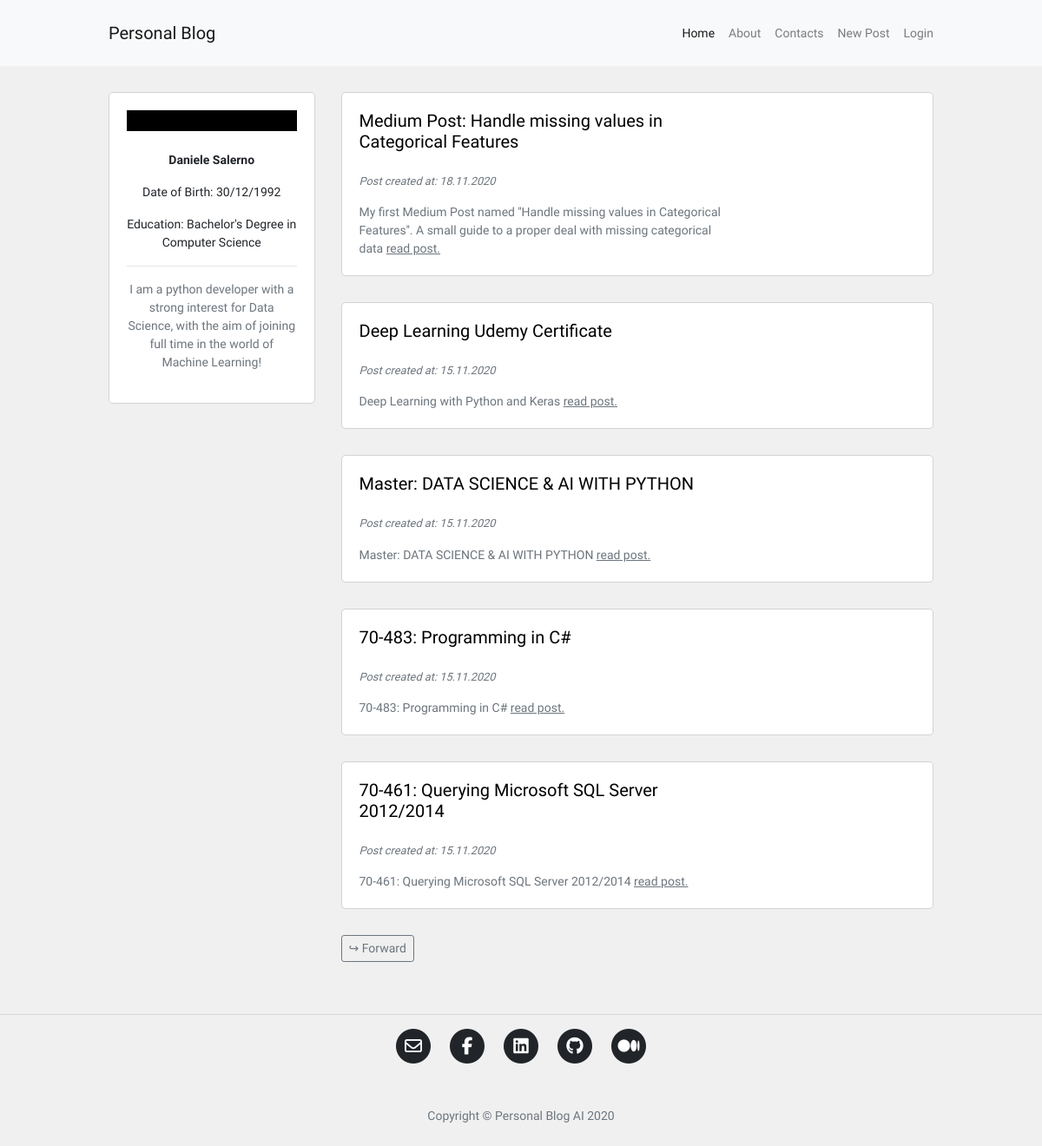
Before: / with the older database file.
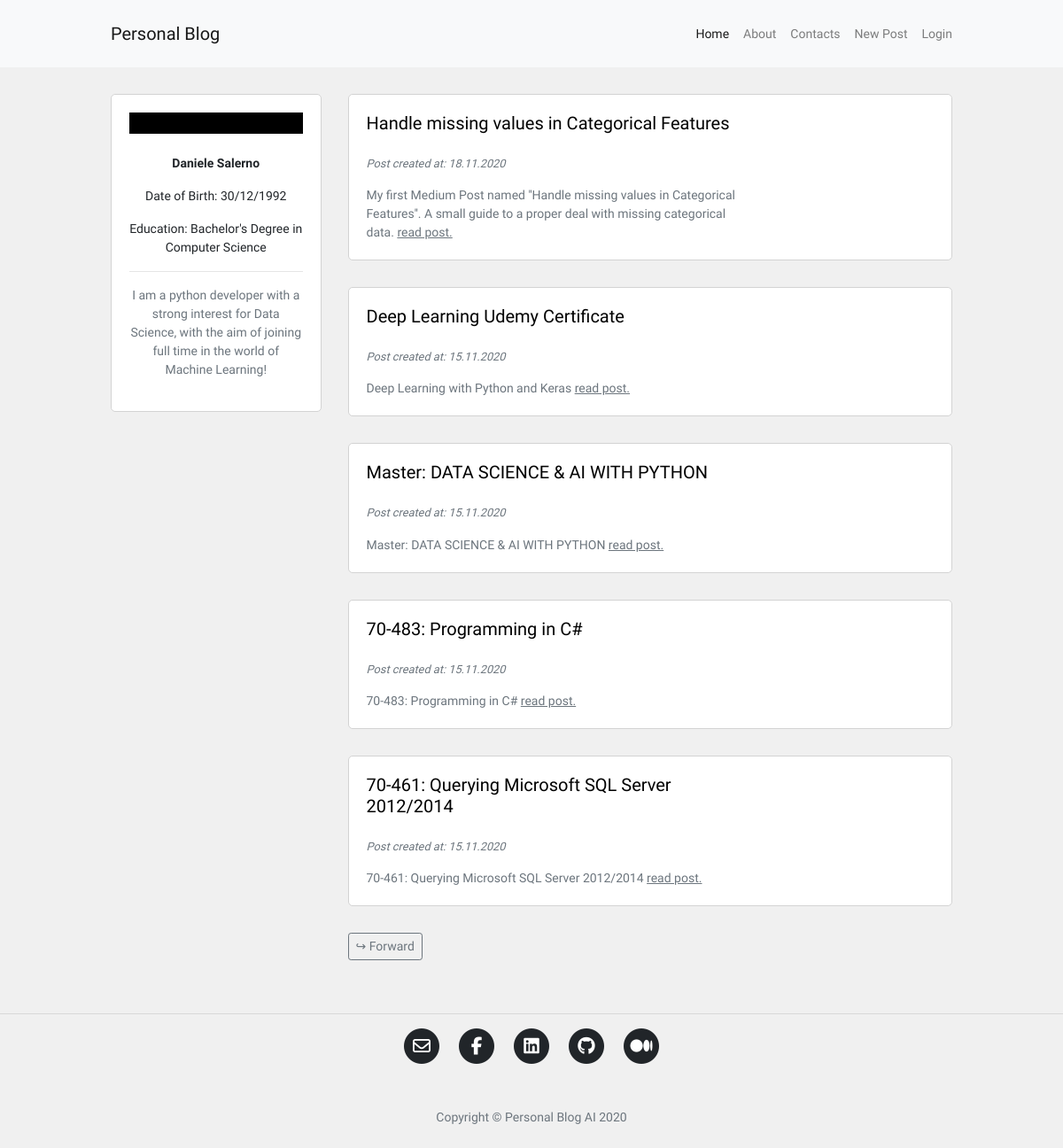
After: the same page with the newer database file.
### blog/models.py (models this page shows, shortened)
class Post(db.Model):
    id = db.Column(db.Integer, primary_key=True)
    user_id = db.Column(db.Integer, db.ForeignKey('user.id'), nullable=False)
    insert_time = db.Column(db.DateTime, default=datetime.now)
    title = db.Column(db.String(120), nullable=False)
    description = db.Column(db.String(240))
    body = db.Column(db.Text(), nullable=False)
    slug = db.Column(db.String(250))
    image = db.Column(db.String(120))

### blog/routes.py (the view)
@app.route("/")
def homepage():
    page_number = request.args.get('page', 1, type=int)
    posts = Post.query.order_by(Post.insert_time.desc()).paginate(page_number, 5, True)
    if posts.has_next:
        next_page = url_for("homepage", page=posts.next_num)
    else:
        next_page = None
    if posts.has_prev:
        previous_page = url_for("homepage", page=posts.prev_num)
    else:
        previous_page = None
    return render_template("homepage.html", posts=posts, current_page=page_number,
                            next_page=next_page, previous_page=previous_page)

### blog/templates/homepage.html (shortened to what this page needs)
{% extends 'base.html' %}
{% block content %}
<div class="container content-container">
    <div class="row no-gutters">
        <div class="col-md-9 order-md-2">
            {% for post in posts.items %}
            <div class="single-post-home">
                <div class="container">
                    <div class="row">
                        <div class="col-sm-8 no-padding-left-right">
                            <h5>
                                <a href="{{ url_for('post_detail', post_slug=post.slug) }}">
                                    <p class="hover-underline-animation">{{ post.title }}</p>
                                </a>
                            </h5>
                            <p class="p-small-two text-muted">
                                Post created at: {{ post.insert_time.strftime('%d.%m.%Y') }}
                            </p>
                            {% if post.description %}
                            <p class="p-small-one text-muted mb-0">
                                {{ post.description }}
                                <a class="read-more" href="{{ url_for('post_detail', post_slug=post.slug) }}">read post.</a>
                            </p>
                            {% endif %}
                        </div>
                        <div class="col-sm-4 no-padding-left-right auto-margin">
                            <div class="post-image-block">
                            </div>
                        </div>
                    </div>
                </div>
            </div>
            {% endfor %}
            <div class="pagination-block">
                {% if next_page %}
                <a class="btn btn-sm btn-outline-secondary" href="{{ next_page }}">↪ Forward</a>
                {% endif %}
            </div>
        </div>
        <div class="col-md-3 order-md-1">
            {% include 'about_me_snippet.html' %}
        </div>
    </div>
</div>
{% endblock %}

### blog/templates/base.html (shortened to what this page needs)
<!DOCTYPE html>
<html lang="en">
<head>
    <link rel="stylesheet" href="https://cdn.jsdelivr.net/npm/bootstrap@4.5.3/dist/css/bootstrap.min.css">
	<link rel="stylesheet" href="{{ url_for('static', filename='blog.css') }}">
	<link rel="stylesheet" href="{{ url_for('static', filename='animations.css') }}">
</head>
<body>
    <nav class="navbar navbar-expand-lg navbar-light bg-light">
        <div class="container navbar-container">
            <a class="navbar-brand" href="{{ url_for('homepage') }}">Personal Blog</a>
            <div class="collapse navbar-collapse" id="navbarSupportedContent">
                <ul class="navbar-nav ml-auto">
                <li class="nav-item">
                    <a class="nav-link {% if request.path == '/' %}active{% endif %}" href="{{ url_for('homepage') }}">Home <span class="sr-only">(current)</span></a>
                </li>
                <li class="nav-item">
                    <a class="nav-link {% if request.path == '/about' %}active{% endif %}" href="{{ url_for('about') }}">About</a>
                </li>
                <li class="nav-item">
                    <a class="nav-link {% if request.path == '/contact' %}active{% endif %}" href="{{ url_for('contact') }}">Contacts</a>
                </li>
                <li class="nav-item">
                    <a class="nav-link {% if request.path == '/create-post' %}active{% endif %}" href="{{ url_for('post_create') }}">New Post</a>
                </li>
                {% if current_user.is_authenticated %}
                <li class="nav-item">
                    <a class="nav-link" href="{{ url_for('logout') }}">Logout</a>
                </li>
                {% else %}
                <li class="nav-item">
                    <a class="nav-link" href="{{ url_for('login') }}">Login</a>
                </li>
                {% endif %}
                </ul>
            </div>
        </div>
    </nav>
    {% block content %}
    {% endblock %}
	<hr>
	<footer>
	  <div class="container">
		<div class="row">
		  <div class="col-lg-8 col-md-10 mx-auto">
			<ul class="list-inline text-center">
			  <li class="list-inline-item">
				<a href="mailto:salerno.daniele92@gmail.com">
				  <span class="fa-stack fa-lg">
					<i class="fas fa-circle fa-stack-2x"></i>
					<i class="far fa-envelope fa-stack-1x fa-inverse"></i>
				  </span>
				</a>
			  </li>
			  <li class="list-inline-item">
				<a href="https://www.facebook.com/account92">
				  <span class="fa-stack fa-lg">
					<i class="fas fa-circle fa-stack-2x"></i>
					<i class="fab fa-facebook-f fa-stack-1x fa-inverse"></i>
				  </span>
				</a>
			  </li>
			  <li class="list-inline-item">
				<a href="https://www.linkedin.com/in/daniele-salerno-1314ab129/">
				  <span class="fa-stack fa-lg">
					<i class="fas fa-circle fa-stack-2x"></i>
					<i class="fab fa-linkedin fa-stack-1x fa-inverse"></i>
				  </span>
				</a>
			  </li>
			  <li class="list-inline-item">
				<a href="https://github.com/daniele-salerno">
				  <span class="fa-stack fa-lg">
					<i class="fas fa-circle fa-stack-2x"></i>
					<i class="fab fa-github fa-stack-1x fa-inverse"></i>
				  </span>
				</a>
			  </li>
			  <li class="list-inline-item">
				<a href="https://daniele-salerno.medium.com/">
				  <span class="fa-stack fa-lg">
					<i class="fas fa-circle fa-stack-2x"></i>
					<i class="fab fa-medium fa-stack-1x fa-inverse"></i>
				  </span>
				</a>
			  </li>
			</ul>
			<p class="copyright text-muted">Copyright &copy; Personal Blog AI 2020</p>
		  </div>
		</div>
	  </div>
	</footer>
</body>
</html>

### blog/templates/about_me_snippet.html (shortened to what this page needs)
<div class="about-snippet-block text-center">
  <figure class="hover-img">
  </figure>
  <p class="p-small-one"><strong>Daniele Salerno</strong></p>
  <p class="p-small-one">Date of Birth: 30/12/1992</p>
  <p class="p-small-one">Education: Bachelor's Degree in Computer Science</p>
  <hr>
  <p class="p-small-one text-muted">I am a python developer with a strong interest for Data Science, with the aim of joining full time in the world of Machine Learning!</p>
</div>

### blog/static/blog.css (style rules this page uses)
html, body { font-family: 'Oxanium', sans-serif; background-color: #f0f0f0; }
a { color: #212529; transition: all .2s; }
.navbar-container { max-width: 950px; font-size: 0.875rem; padding: 10px 0px 10px 0px; }
.content-container { max-width: 950px; margin-top: 30px; margin-bottom: 30px; padding: 0px; }
.pagination-block { margin-bottom: 30px; }
.about-snippet-block { background-color: #fff; border: 1px solid #d3d3d3; border-radius: 5px; padding: 20px; }
.no-padding-left-right { padding-right: 0px; padding-left: 0px; }
.auto-margin { margin-top: auto; margin-bottom: auto; }
.single-post-home { background-color: #fff; border: 1px solid #d3d3d3; border-radius: 5px; padding: 20px; margin-bottom: 30px; }
.p-small-one { font-size: 0.875rem; }
.p-small-two { font-size: 0.800rem; font-style: italic; }
@media (min-width: 768px) { .single-post-home { margin-left: 30px; } }
@media (min-width: 768px) { .post-image-block { margin-left: 30px; } }
@media (min-width: 768px) { .pagination-block { margin-left: 30px; } }
@media (min-width: 768px) { .nav-link { padding-right: 0px !important; padding-left: 1rem !important; } }
.read-more { color: #6c757d; text-decoration: underline; }
.list-inline { padding: 50px 0 65px; margin: 0; padding: 0; }
.copyright { padding: 50px 0 65px; font-size: 14px; margin-bottom: 0; text-align: center; }

### blog/static/animations.css (style rules this page uses)
.hover-img { background-color: #000; color: #fff; display: inline-block; overflow: hidden; position: relative; text-align: center; width: 100%; }
.hover-img:before, .hover-img:after { background-color: rgba(0, 0, 0, 0.5); border-top: 32px solid rgba(0, 0, 0, 0.5); border-bottom: 32px solid rgba(0, 0, 0, 0.5); position: absolute; top: 0; bottom: 0; left: 0; right: 0; content: ''; transition: all 0.3s ease; z-index: 1; opacity: 0; transform: scaleY(2); }
.container { overflow-x: hidden; width: 100%; }
.hover-underline-animation { display: inline-block; position: relative; color: #000; }
.hover-underline-animation:after { content: ''; position: absolute; width: 100%; transform: scaleX(0); height: 2px; bottom: 0; left: 0; background-color: #000; transform-origin: bottom right; transition: transform 0.25s ease-out; }

Changed rows visible on the page:
changed Post: title "Medium Post: Handle missing values in Categorical Features" → "Handle missing values in Categorical Features"; description "My first Medium Post named ''Handle missing values in Categorical Features''. A small guide to a proper deal with missing categorical data" → "My first Medium Post named ''Handle missing values in Categorical Features''. A small guide to a proper deal with missing categorical data."
